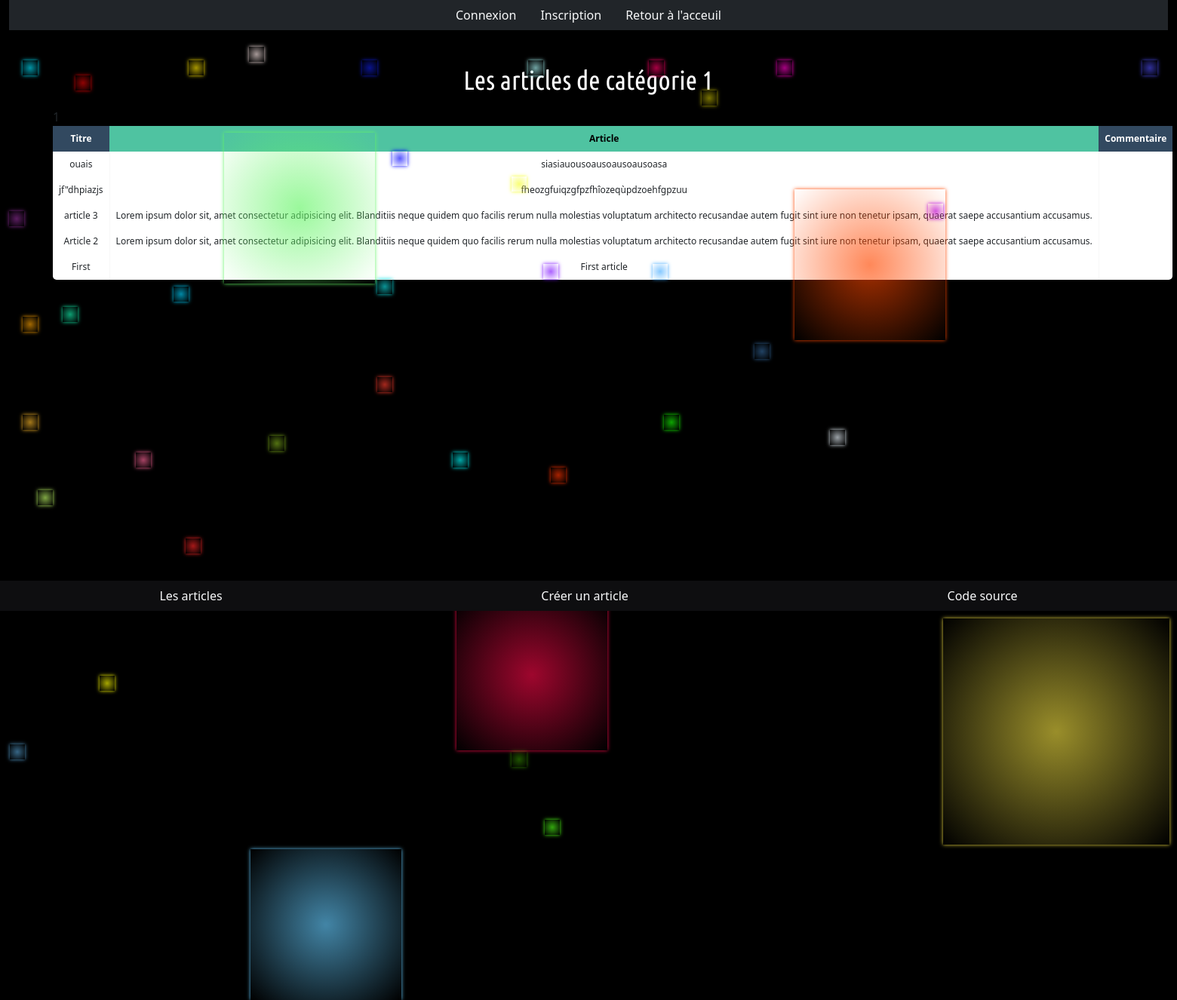
The page /PHP/cat1.php on the database as committed earlier.
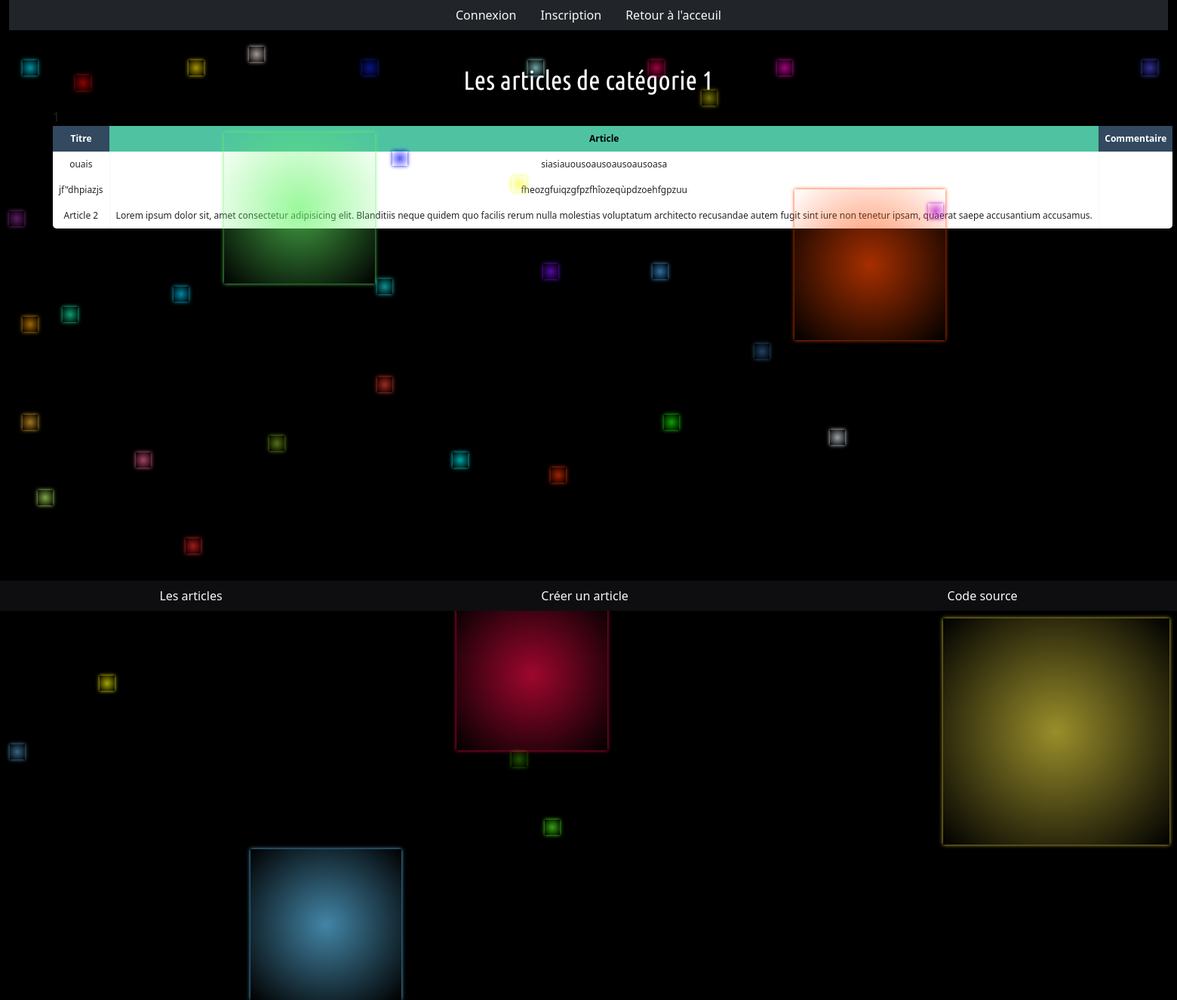
The same page on the database as committed later.
### tables this page shows
CREATE TABLE `articles` (
  `id` int(11) NOT NULL,
  `title` varchar(255) NOT NULL,
  `article` text NOT NULL,
  `id_utilisateur` int(11) NOT NULL,
  `id_categorie` int(11) NOT NULL,
  `date` timestamp NOT NULL DEFAULT current_timestamp() ON UPDATE current_timestamp()
);

### PHP/cat1.php (the view, shortened to what this page needs)
<?php
require_once('configuration.php');
$articles_par_page = 5;
$allArticlesRequest = $db->query('SELECT * FROM `articles` WHERE `id_categorie` =1 ORDER BY `id`');
$articles = $allArticlesRequest->rowCount();
$allPages = ceil($articles/$articles_par_page);
if(isset($_GET['page']) AND !empty($_GET['page']) AND $_GET['page'] > 0 AND $_GET['page'] <= $allPages)
{
  $_GET['page'] = intval($_GET['page']);
  $pageActuelle = $_GET['page'];
}
else
{
  $pageActuelle = 1;
}
$start = ($pageActuelle-1)*$articles_par_page;
?>
<!DOCTYPE html>
<html lang="fr">
  <head>
    <link href="https://cdn.jsdelivr.net/npm/bootstrap@5.1.3/dist/css/bootstrap.min.css" rel="stylesheet">
    <link rel="stylesheet" href="../CSS/blog.css">
  </head>
  <body>
    <div class=" container-fluid gray">
      <header>
        <?php
        include ("header-articles.php");
        ?>
      </header>
    </div>
    <main class="footer-auto-bottom">
      <div class="background">
        <i></i><i></i><i></i><i></i><i></i><i></i><i></i><i></i><i></i><i></i><i></i><i></i><i></i><i></i><i></i><i></i><i></i><i></i><i></i><i></i><i></i><i></i><i></i><i></i><i></i><i></i><i></i><i></i><i></i><i></i><i></i><i></i><i></i><i></i><i></i><i></i><i></i><i></i><i></i><i></i>
      </div>
      <div class="titre-index-zone">
          <p1 class="titre-index">Les articles de catégorie 1</p1><br />
        </div>
        <article>
          <div class="table-wrapper">
            <table class="fl-table">
              <thead>
                <tr>
                  <th>Titre</th>
                  <th>Article</th>
                  <th>Commentaire</th>
                </tr>
              </thead>
              <tbody>
                <?php
                $articles = $db->query('SELECT * FROM `articles` WHERE `id_categorie` =1 ORDER BY `id` DESC LIMIT '.$start.','.$articles_par_page);
                while ($data = $articles->fetch())
                {
                  ?>
                  <tr>
                    <td><?php echo $data['title']; ?></td>
                    <td><?php echo $data['article']; ?></td>
                  </tr>
              </tbody>
              <?php
              }
              ?>
            </table>
          </div>
        </article>
    </main>
        <footer>
          <?php
          include('footer2.php');
          ?>
          </footer>
      </body>
</html>

Rows that differ between the two databases and show on the page:
no longer on this page (row edited): articles: title "article 3", article "Lorem ipsum dolor sit, amet consectetur adipisicing elit. Blanditiis neque quidem quo facilis rerum nulla molestias voluptatum architecto recusandae autem fugit sint iure non tenetur ipsam, quaerat saepe accusantium accusamus."
removed articles: title "First", article "First article"
